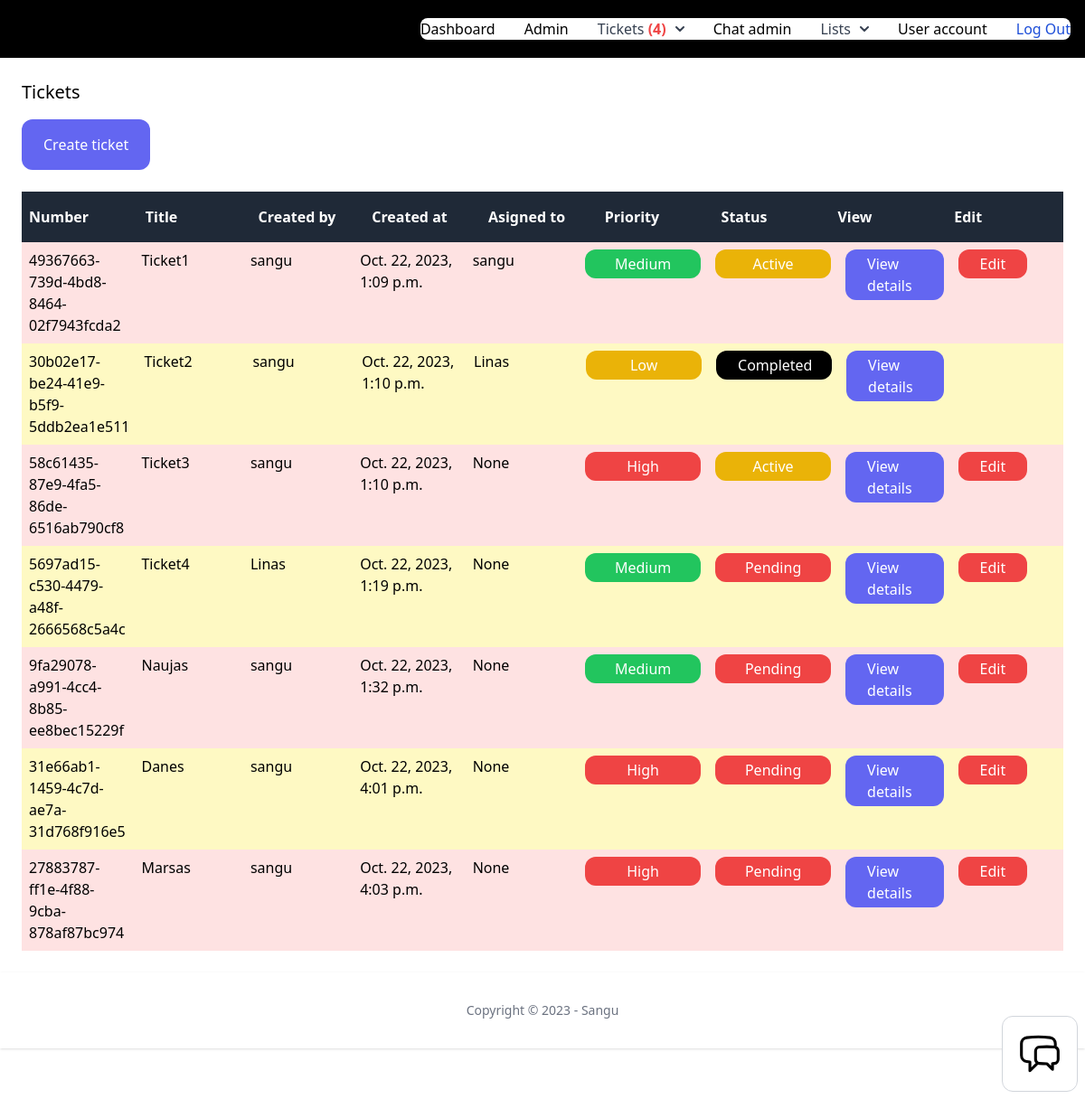
/dashboard/tickets/ (signed in), run on an earlier commit of the app's database.
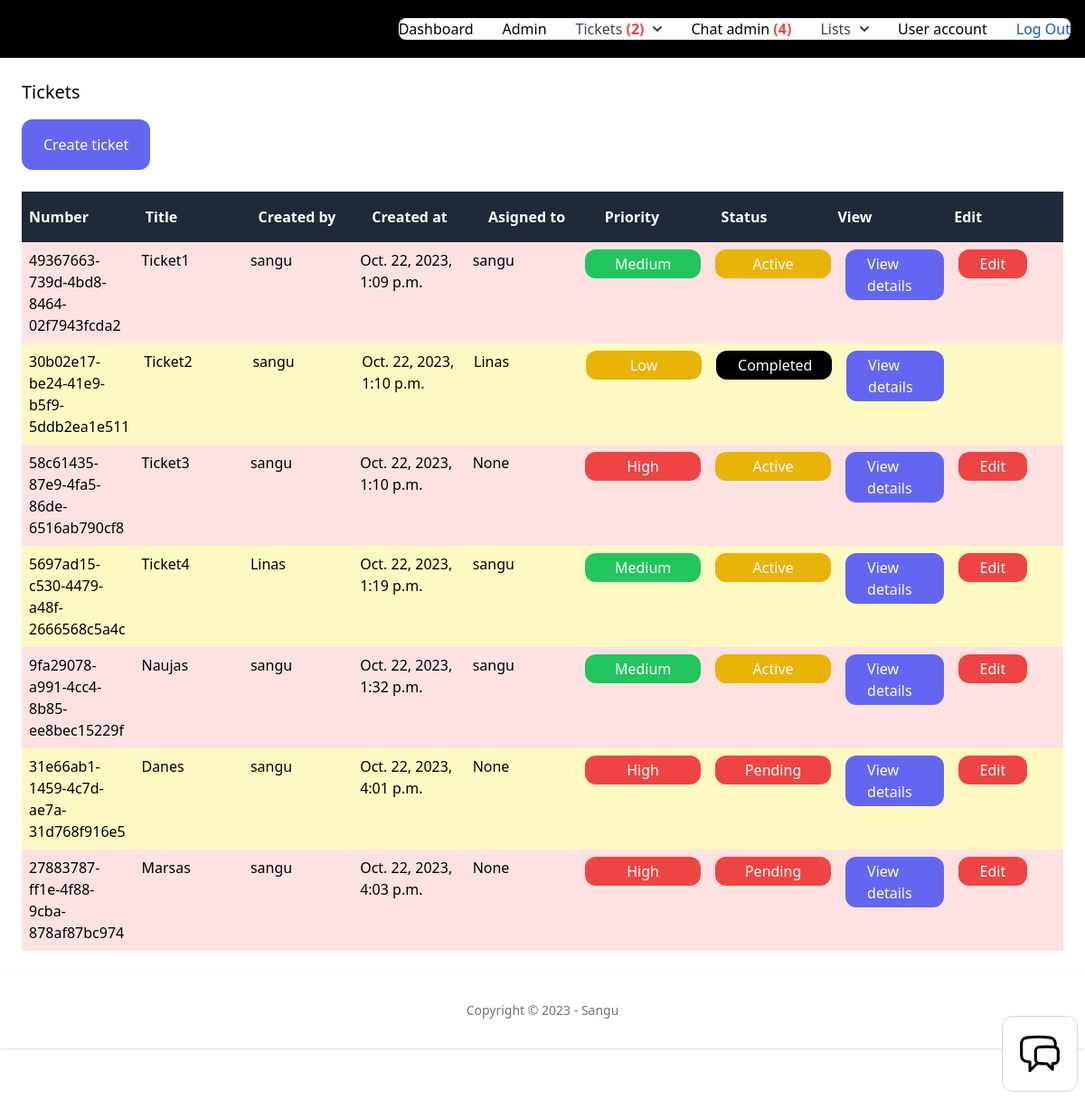
And on a later commit of the database.
### ticket/models.py (models this page shows, shortened)
class Ticket(models.Model):
    ACTIVE = 'active'
    COMPLETED = 'completed'
    PENDING = 'pending'
    CHOICES_STATUS = (
        (ACTIVE, 'Active'),
        (COMPLETED, 'Completed'),
        (PENDING, 'Pending'),
    )
    LOW = 'low'
    MEDIUM = 'medium'
    HIGH = 'high'
    CHOICES_PRIORITY = (
        (LOW, 'Low'),
        (MEDIUM, 'Medium'),
        (HIGH, 'High'),
    )
    ticket_number = models.UUIDField(default=uuid.uuid4)
    title = models.CharField(max_length=100)
    description = models.TextField(blank=True, null=True)
    created_by = models.ForeignKey(User, related_name='tickets', on_delete=models.CASCADE)
    created_at = models.DateTimeField(auto_now_add=True)
    modified_at = models.DateTimeField(auto_now=True)
    assign_to = models.ForeignKey(User, on_delete=models.DO_NOTHING, null=True, blank=True)
    is_resolved = models.BooleanField(default=False)
    accepted_at = models.DateTimeField(null=True, blank=True)
    closed_at = models.DateTimeField(null=True, blank=True)
    status = models.CharField(max_length=15, choices=CHOICES_STATUS, default=PENDING)
    priority = models.CharField(max_length=15, choices=CHOICES_PRIORITY, default=MEDIUM)

### user/models.py (models this page shows)
class User(AbstractUser):
    phone = models.TextField(blank=True, null=True)
    is_customer = models.BooleanField(default=True)
    is_manager = models.BooleanField(default=False)

### ticket/views.py (the view)
# urls.py: path('', views.ticket_list, name='list'),
@login_required
def ticket_list(request):
    if request.user.is_manager:
        tickets = Ticket.objects.all()
    else:
        tickets = Ticket.objects.filter(created_by=request.user)
    return render(request, 'ticket/tickets_list.html', {
        'tickets': tickets
    })

### chat/context_processors.py (called while the page is built)
def chat_waiting(request):
    waiting_chat = Room.objects.filter(status='waiting')
    return {'waiting_chat': waiting_chat}

### team/context_processors.py (called while the page is built)
def active_team(request):
    if request.user.is_authenticated:
        if request.user.userprofile.active_team:
            active_team = request.user.userprofile.active_team
        else:
            active_team = Team.objects.filter(created_by=request.user)[0]
    else:
        active_team = None
    return {'active_team': active_team}

### ticket/context_processors.py (called while the page is built)
def pending_tickets(request):
    pending_tickets = 0
    if request.user.is_authenticated:
        if request.user.is_manager:
            pending_tickets = Ticket.objects.filter(status='pending')
        else:
            pending_tickets = pending_tickets
    else:
        pending_tickets = pending_tickets
    return {'pending_tickets': pending_tickets}

def workspace_tickets(request):
    if request.user.is_authenticated:
        workspace_tickets = Ticket.objects.filter(assign_to=request.user, is_resolved=False)
    else:
        workspace_tickets = 0
    return {'workspace_tickets': workspace_tickets}

### ticket/templates/ticket/tickets_list.html (shortened to what this page needs)
{% extends 'app/base.html'  %}
{% block content %}
<div class="py-6 px-6">
    <h1 class="mb-4 text-xl">Tickets</h1>
    <a href="{% url 'tickets:add' %}" class="inline-block py-4 px-6 bg-indigo-500 rounded-xl text-white">Create ticket</a>
    {% if tickets %}
    <div class="mt-6 flex justify-between">
        <p class="py-4 px-2 bg-gray-800 font-semibold w-full text-white">Number</p>
        <p class="py-4 px-2 bg-gray-800 font-semibold w-full text-white">Title</p>
        {% if request.user.is_manager %}
        <p class="py-4 px-1 bg-gray-800 font-semibold w-full text-white">Created by</p>
        {% endif %}
        <p class="py-4 px-2 bg-gray-800 font-semibold w-full text-white">Created at</p>
        <p class="py-4 px-2 bg-gray-800 font-semibold w-full text-white">Asigned to</p>
        <p class="py-4 px-2 bg-gray-800 font-semibold w-full text-white">Priority</p>
        <p class="py-4 px-2 bg-gray-800 font-semibold w-full text-white">Status</p>
        <p class="py-4 px-2 bg-gray-800 font-semibold w-full text-white">View</p>
        <p class="py-4 px-2 bg-gray-800 font-semibold w-full text-white">Edit</p>
    </div>
    {% for ticket in tickets %}
    <div class="flex justify-between">
        <p class="py-2 px-2 w-full {% cycle 'bg-red-100' 'bg-yellow-100' %}">
            {{ ticket.ticket_number }}
        </p>
        <p class="py-2 px-2 w-full {% cycle 'bg-red-100' 'bg-yellow-100' %}">
            {{ ticket.title }}
        </p>
        {% if request.user.is_manager %}
        <p class="py-2 px-1 w-full {% cycle 'bg-red-100' 'bg-yellow-100' %}">
            {{ ticket.created_by }}
        </p>
        {% endif %}
        <p class="py-2 px-2 w-full {% cycle 'bg-red-100' 'bg-yellow-100' %}">
            {{ ticket.created_at }}
        </p>
        <p class="py-2 px-2 w-full {% cycle 'bg-red-100' 'bg-yellow-100' %}">
            {{ ticket.assign_to }}
        </p>
        <p class="py-2 px-2 w-full {% cycle 'bg-red-100' 'bg-yellow-100' %}">
            {% if ticket.priority == 'low' %}
            <span class="inline-block py-1 px-6 bg-yellow-500 rounded-xl text-white w-32 text-center">{{ ticket.get_priority_display }}</span>
            {% elif ticket.priority == 'medium' %}
            <span class="inline-block py-1 px-6 bg-green-500 rounded-xl text-white w-32 text-center">{{ ticket.get_priority_display }}</span>
            {% elif ticket.priority == 'high' %}
            <span class="inline-block py-1 px-6 bg-red-500 rounded-xl text-white w-32 text-center">{{ ticket.get_priority_display }}</span>
            {% endif %}
        </p>
        <p class="py-2 px-2 w-full {% cycle 'bg-red-100' 'bg-yellow-100' %}">
            {% if ticket.status == 'active' %}
            <span class="inline-block py-1 px-6 bg-yellow-500 rounded-xl text-white w-32 text-center">{{ ticket.get_status_display }}</span>
            {% elif ticket.status == 'completed' %}
            <span class="inline-block py-1 px-6 bg-black rounded-xl text-white w-32 text-center">{{ ticket.get_status_display }}</span>
            {% elif ticket.status == 'pending' %}
            <span class="inline-block py-1 px-6 bg-red-500 rounded-xl text-white w-32 text-center">{{ ticket.get_status_display }}</span>
            {% endif %}
        </p>
        <p class="py-2 px-2 w-full {% cycle 'bg-red-100' 'bg-yellow-100' %}">
            <a href="{% url 'tickets:detail' ticket.id %}" class="inline-block py-1 px-6 bg-indigo-500 rounded-xl text-white">View details</a>
        </p>
        <p class="py-2 px-2 w-full {% cycle 'bg-red-100' 'bg-yellow-100' %}">
            {% if not ticket.is_resolved %}
            <a href="{% url 'tickets:edit' ticket.id %}" class="inline-block py-1 px-6 bg-red-500 rounded-xl text-white">Edit</a>
            {% endif %}
        </p>
    </div>
    {% endfor %}
    {% else %}
    <p class="mt-6 px-2">There are no tickets in the database yet...</p>
    {% endif %}
</div>
{% endblock %}

What changed in the data, as far as the page shows it:
changed Ticket "5697ad15-c530-4479-a48f-2666568c5a4c": assign_to "None" → "sangu"; status "Pending" → "Active"
changed Ticket "9fa29078-a991-4cc4-8b85-ee8bec15229f": assign_to "None" → "sangu"; status "Pending" → "Active"
Also different on the page:
{{ pending_tickets.count }}: "4" → "2"
{{ waiting_chat.count }}: (not shown) → "4"
